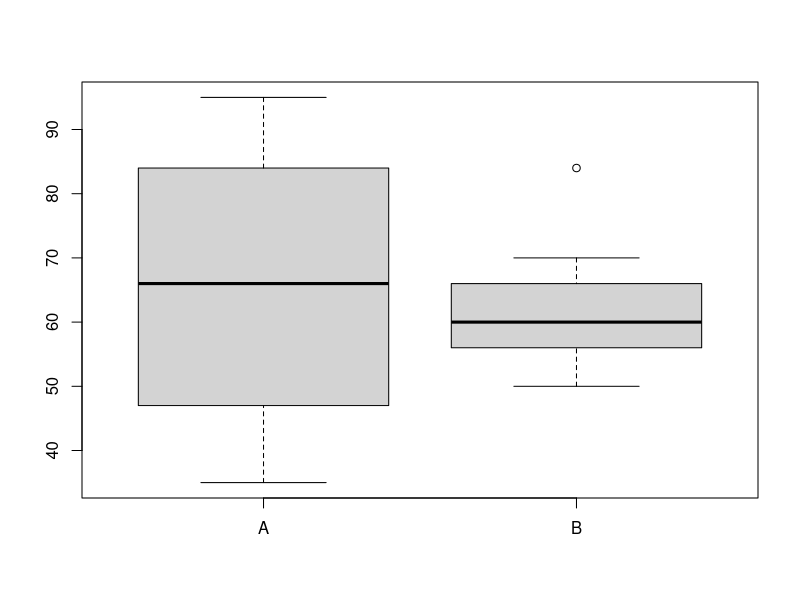

R code for this plot:
A <- c(76,35,47,64,95,66,89,36,84)
B <- c(51,56,84,60,59,70,63,66,50)

mean(A); mean(B)
median(A); median(B)
range(A); range(B)

boxplot(A,B,names=c("A","B"))
